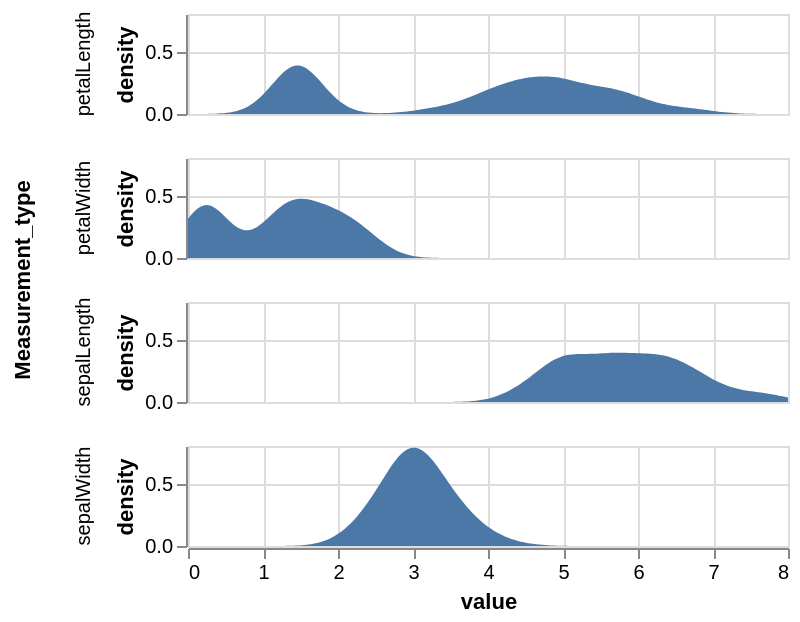

The code cell stored with this chart in its notebook:
### Markdown cell above
### Feature Distribution

### Code cell
alt.Chart(df).transform_fold(
    [
        "petalWidth",
        "petalLength",
        "sepalWidth",
        "sepalLength",
    ],
    as_=["Measurement_type", "value"],
).transform_density(
    density="value",
    bandwidth=0.3,
    groupby=["Measurement_type"],
    extent=[0, 8],
).mark_area().encode(
    alt.X("value:Q"),
    alt.Y("density:Q"),
    alt.Row("Measurement_type:N"),
).properties(
    width=300, height=50
)

### Figure 1 — Vega-Lite specification as saved in the notebook (floating-point values rounded to 4 significant figures; data arrays with more than 128 entries replaced by an {"elided": "..."} marker saying what was removed)
{"config": {"view": {"continuousWidth": 300, "continuousHeight": 300}}, "data": {"name": "data-0fd1d5721890c651a37fd5fbdec1660c"}, "mark": {"type": "area"}, "encoding": {"row": {"field": "Measurement_type", "type": "nominal"}, "x": {"field": "value", "type": "quantitative"}, "y": {"field": "density", "type": "quantitative"}}, "height": 50, "transform": [{"fold": ["petalWidth", "petalLength", "sepalWidth", "sepalLength"], "as": ["Measurement_type", "value"]}, {"density": "value", "bandwidth": 0.3, "extent": [0, 8], "groupby": ["Measurement_type"]}], "width": 300, "$schema": "https://vega.github.io/schema/vega-lite/v5.20.1.json", "datasets": {"data-0fd1d5721890c651a37fd5fbdec1660c": {"elided": "150 records"}}}
